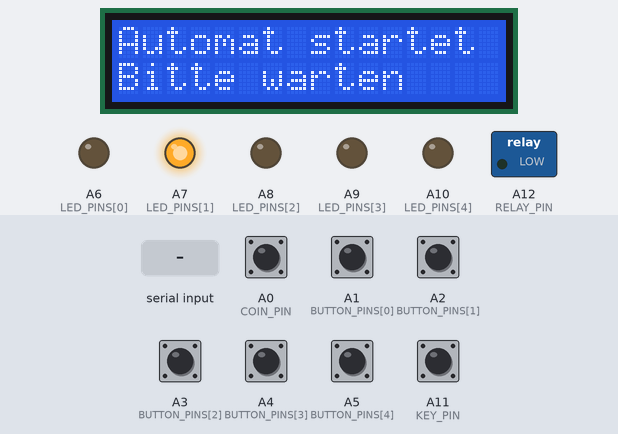
A sketch run on a simulated Arduino Mega 2560, built with avr-gcc and run on an emulated ATmega2560. Shown: 16×2 character LCD, switched loads named in the sketch (green lamp = pin HIGH), output pins drawn as LEDs (lit = HIGH). Dashed ring = blinking. Inputs (shaded band) come from the test bench; at power-on: A0 (COIN_PIN), A1 (BUTTON_PINS[0]), A2 (BUTTON_PINS[1]), A3 (BUTTON_PINS[2]), A4 (BUTTON_PINS[3]), A5 (BUTTON_PINS[4]), A11 (KEY_PIN) HIGH. What the sketch prints to the serial monitor is not drawn.

Above: at 1.2 s.
1.3 s: "RELAY ON\n" received over Serial
At 1.7 s:
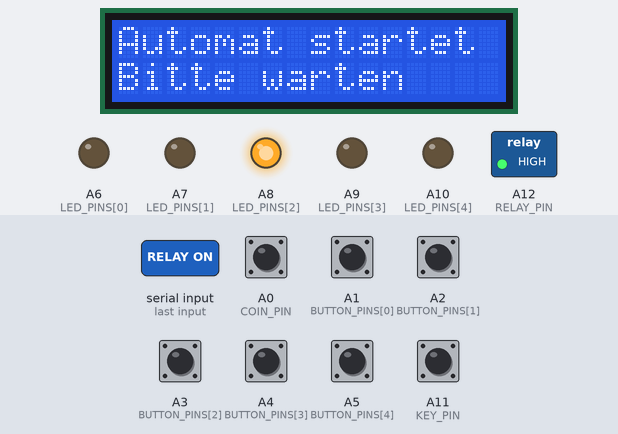
4.3 s: "RELAY OFF\n" received over Serial
At 6.6 s:
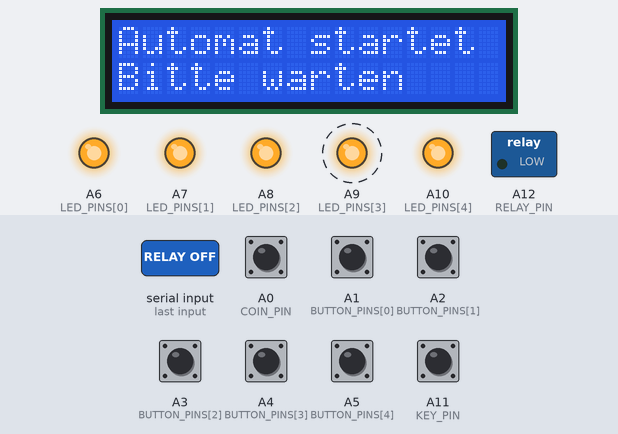
7.3 s: "RELAY ON\n" received over Serial
At 8.0 s:
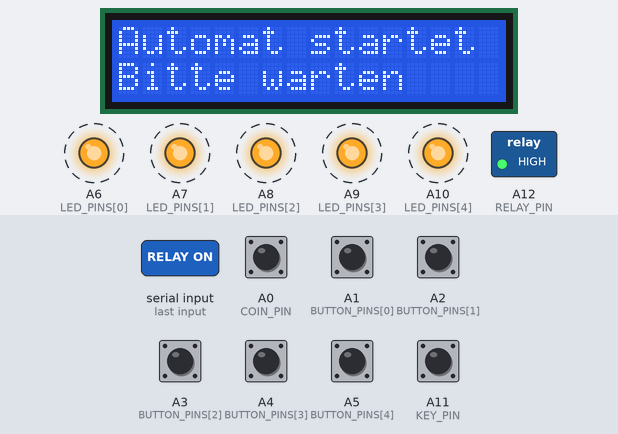
Timing chart, 0 to 17.6 s (numbered marks = the images above; inputs shaded):
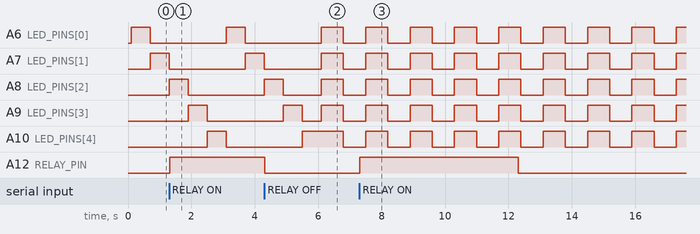

The sketch:

maom_mega.ino
```cpp
/*
  MAOM-Automat – Arduino Mega Hardware-Treiber

  Raspberry Pi <-> Mega: 9600 Baud, eine Textzeile pro Nachricht.
  Pi -> Mega: RELAY ON|OFF, LED <1-5> ON|OFF, LEDS OFF,
              LCD <Zeile 1>|<Zeile 2>, DISPENSE <1-5>, PING
  Mega -> Pi: COIN <5|10|20>, BUTTON <1-5>, KEY ON|OFF, OK <1-5>, PONG

  Alle Tasten und der Schluesselschalter liegen gegen GND und verwenden
  INPUT_PULLUP. Den Muenzpruefer bei Bedarf mit COIN_ACTIVE_LOW anpassen.
*/
#include <Wire.h>
#include <LiquidCrystal_I2C.h>
#include <Servo.h>

const byte SERVO_PINS[5] = {2, 3, 4, 5, 6};
const byte BUTTON_PINS[5] = {A1, A2, A3, A4, A5};
const byte LED_PINS[5] = {A6, A7, A8, A9, A10};
const byte COIN_PIN = A0;
const byte KEY_PIN = A11;
const byte RELAY_PIN = A12;

const bool COIN_ACTIVE_LOW = true;
const bool RELAY_ACTIVE_HIGH = true;  // auf false setzen, falls umgekehrt
const unsigned long BUTTON_DEBOUNCE_MS = 35;
const unsigned long COIN_GAP_MS = 350;
const unsigned long STARTUP_CHASE_MS = 600;
const unsigned long STARTUP_BLINK_MS = 700;
const unsigned long PI_TIMEOUT_MS = 5000;

// Diese Winkel beim mechanischen Test fuer jedes Fach kalibrieren.
int homeAngle[5] = {0, 0, 0, 0, 0};
int dispenseAngle[5] = {90, 90, 90, 90, 90};
unsigned int servoOutMs[5] = {450, 450, 450, 450, 450};
unsigned int servoBackMs[5] = {450, 450, 450, 450, 450};

LiquidCrystal_I2C lcd(0x27, 16, 2); // haeufige Adresse: 0x27, sonst 0x3F
Servo servos[5];
bool buttonRaw[5], buttonStable[5];
unsigned long buttonChangedAt[5];
bool lastCoinLevel;
byte coinPulses = 0;
unsigned long lastCoinPulseAt = 0;
bool lastKeyState;
bool hardwareBusy = false;
char command[96];
byte commandLength = 0;
enum StartupPhase { STARTUP_CHASE, STARTUP_BLINK, STARTUP_DONE };
StartupPhase startupPhase = STARTUP_CHASE;
byte startupStep = 0;
bool startupBlinkOn = false;
unsigned long startupChangedAt = 0;
unsigned long lastPiCommandAt = 0;

void sendLine(const char *text) {
  Serial.println(text);
}

void setRelay(bool enabled) {
  digitalWrite(RELAY_PIN, (enabled == RELAY_ACTIVE_HIGH) ? HIGH : LOW);
}

void setLed(byte index, bool enabled) {
  if (index < 5) digitalWrite(LED_PINS[index], enabled ? HIGH : LOW);
}

void printLcdLine(const char *text) {
  // Genau 16 Zeichen schreiben: Rest loeschen, Ueberlaenge nicht umbrechen.
  bool endReached = false;
  for (byte i = 0; i < 16; i++) {
    char character = endReached ? ' ' : text[i];
    if (character == '\0') { endReached = true; character = ' '; }
    lcd.print(character);
  }
}

void showLcd(const char *line1, const char *line2) {
  lcd.setCursor(0, 0);
  printLcdLine(line1);
  lcd.setCursor(0, 1);
  printLcdLine(line2);
}

void setAllLeds(bool enabled) {
  for (byte i = 0; i < 5; i++) setLed(i, enabled);
}

void updateStartupAnimation() {
  if (startupPhase == STARTUP_DONE) return;
  unsigned long now = millis();

  if (startupPhase == STARTUP_CHASE && now - startupChangedAt >= STARTUP_CHASE_MS) {
    setLed(startupStep % 5, false);
    startupStep++;
    startupChangedAt = now;
    if (startupStep >= 10) { // zwei langsame Durchlaeufe
      startupPhase = STARTUP_BLINK;
      startupBlinkOn = true;
      setAllLeds(true);
    } else {
      setLed(startupStep % 5, true);
    }
  } else if (startupPhase == STARTUP_BLINK && now - startupChangedAt >= STARTUP_BLINK_MS) {
    startupBlinkOn = !startupBlinkOn;
    setAllLeds(startupBlinkOn);
    startupChangedAt = now;
  }
}

void dispense(byte index) {
  if (index >= 5) return;
  hardwareBusy = true;
  // Es wird immer nur dieser eine Servo angehaengt und danach getrennt.
  servos[index].attach(SERVO_PINS[index]);
  servos[index].write(homeAngle[index]);
  delay(180);
  servos[index].write(dispenseAngle[index]);
  delay(servoOutMs[index]);
  servos[index].write(homeAngle[index]);
  delay(servoBackMs[index]);
  servos[index].detach();
  // Tasten, die waehrend der Ausgabe gehalten wurden, nicht als neue Auswahl werten.
  for (byte i = 0; i < 5; i++) {
    buttonRaw[i] = buttonStable[i] = digitalRead(BUTTON_PINS[i]);
    buttonChangedAt[i] = millis();
  }
  hardwareBusy = false;
  char result[12];
  snprintf(result, sizeof(result), "OK %u", index + 1);
  sendLine(result);
}

void processCommand(char *line) {
  lastPiCommandAt = millis();
  if (strcmp(line, "STARTUP DONE") == 0) {
    startupPhase = STARTUP_DONE;
  } else if (strcmp(line, "RELAY ON") == 0) setRelay(true);
  else if (strcmp(line, "RELAY OFF") == 0) setRelay(false);
  else if (strcmp(line, "LEDS OFF") == 0) {
    for (byte i = 0; i < 5; i++) setLed(i, false);
  } else if (strncmp(line, "LED ", 4) == 0) {
    int channel = 0;
    char state[8] = {0};
    if (sscanf(line + 4, "%d %7s", &channel, state) == 2 && channel >= 1 && channel <= 5)
      setLed(channel - 1, strcmp(state, "ON") == 0);
  } else if (strncmp(line, "DISPENSE ", 9) == 0) {
    int channel = atoi(line + 9);
    if (channel >= 1 && channel <= 5) dispense(channel - 1);
  } else if (strncmp(line, "SERVO ", 6) == 0) {
    // SERVO <1-5> <Startwinkel> <Ausgabewinkel> <Hin-ms> <Zurueck-ms>
    int channel, home, output, outMs, backMs;
    if (sscanf(line + 6, "%d %d %d %d %d", &channel, &home, &output, &outMs, &backMs) == 5 &&
        channel >= 1 && channel <= 5 && home >= 0 && home <= 180 && output >= 0 && output <= 180 &&
        outMs >= 50 && outMs <= 5000 && backMs >= 50 && backMs <= 5000) {
      byte index = channel - 1;
      homeAngle[index] = home;
      dispenseAngle[index] = output;
      servoOutMs[index] = outMs;
      servoBackMs[index] = backMs;
      char result[16]; snprintf(result, sizeof(result), "SERVO OK %u", channel); sendLine(result);
    }
  } else if (strncmp(line, "LCD ", 4) == 0) {
    char *separator = strchr(line + 4, '|');
    if (separator) {
      *separator = '\0';
      showLcd(line + 4, separator + 1);
    } else showLcd(line + 4, "");
  } else if (strcmp(line, "DISPLAYCLR") == 0) {
    showLcd("", "");
  } else if (strncmp(line, "DISPLAY1 ", 9) == 0) {
    lcd.setCursor(0, 0); printLcdLine(line + 9);
  } else if (strncmp(line, "DISPLAY2 ", 9) == 0) {
    lcd.setCursor(0, 1); printLcdLine(line + 9);
  } else if (strcmp(line, "PING") == 0) sendLine("PONG");
}

void readSerial() {
  while (Serial.available()) {
    char c = Serial.read();
    if (c == '\r') continue;
    if (c == '\n') {
      command[commandLength] = '\0';
      if (commandLength) processCommand(command);
      commandLength = 0;
    } else if (commandLength < sizeof(command) - 1) command[commandLength++] = c;
  }
}

void checkButtons() {
  if (hardwareBusy) return;
  for (byte i = 0; i < 5; i++) {
    bool now = digitalRead(BUTTON_PINS[i]);
    if (now != buttonRaw[i]) { buttonRaw[i] = now; buttonChangedAt[i] = millis(); }
    if (now != buttonStable[i] && millis() - buttonChangedAt[i] >= BUTTON_DEBOUNCE_MS) {
      buttonStable[i] = now;
      if (buttonStable[i] == LOW) {
        char event[14]; snprintf(event, sizeof(event), "BUTTON %u", i + 1); sendLine(event);
      }
    }
  }
}

void checkCoin() {
  if (hardwareBusy) return;
  bool now = digitalRead(COIN_PIN);
  const bool pulseStarted = COIN_ACTIVE_LOW ? (lastCoinLevel == HIGH && now == LOW)
                                           : (lastCoinLevel == LOW && now == HIGH);
  if (pulseStarted) { coinPulses++; lastCoinPulseAt = millis(); }
  lastCoinLevel = now;
  if (coinPulses && millis() - lastCoinPulseAt >= COIN_GAP_MS) {
    if (coinPulses >= 1 && coinPulses <= 3) {
      const byte cents[4] = {0, 5, 10, 20};
      char event[12]; snprintf(event, sizeof(event), "COIN %u", cents[coinPulses]); sendLine(event);
    }
    coinPulses = 0;
  }
}

void checkKey() {
  bool now = digitalRead(KEY_PIN) == LOW;
  if (now != lastKeyState) { lastKeyState = now; sendLine(now ? "KEY ON" : "KEY OFF"); }
}

void setup() {
  Serial.begin(9600);
  pinMode(COIN_PIN, INPUT_PULLUP);
  pinMode(KEY_PIN, INPUT_PULLUP);
  pinMode(RELAY_PIN, OUTPUT); setRelay(false);
  for (byte i = 0; i < 5; i++) {
    pinMode(BUTTON_PINS[i], INPUT_PULLUP);
    pinMode(LED_PINS[i], OUTPUT); setLed(i, false);
    buttonRaw[i] = buttonStable[i] = digitalRead(BUTTON_PINS[i]);
    buttonChangedAt[i] = millis();
  }
  lastCoinLevel = digitalRead(COIN_PIN);
  lastKeyState = digitalRead(KEY_PIN) == LOW;
  lcd.init(); lcd.backlight(); showLcd("Automat startet", "Bitte warten");
  setLed(0, true);
  startupChangedAt = millis();
  lastPiCommandAt = millis();
  sendLine("READY");
  sendLine(lastKeyState ? "KEY ON" : "KEY OFF");
}

void loop() {
  readSerial();
  if (millis() - lastPiCommandAt >= PI_TIMEOUT_MS) setRelay(false);
  updateStartupAnimation();
  checkButtons();
  checkCoin();
  checkKey();
}
```

Measured:
- after the input at 1.3 s, A12 (RELAY_PIN): LOW → HIGH at once
- after the input at 4.3 s, A12 (RELAY_PIN): HIGH → LOW after 0.01 s instead of 2.0 s
- after the input at 7.3 s, A12 (RELAY_PIN): LOW → HIGH at once, → LOW 5.0 s later
- by itself, A6 (LED_PINS[0]), A7 (LED_PINS[1]), A8 (LED_PINS[2]), A9 (LED_PINS[3]), A10 (LED_PINS[4]): alternates HIGH for 0.70 s and LOW for 0.70 s
